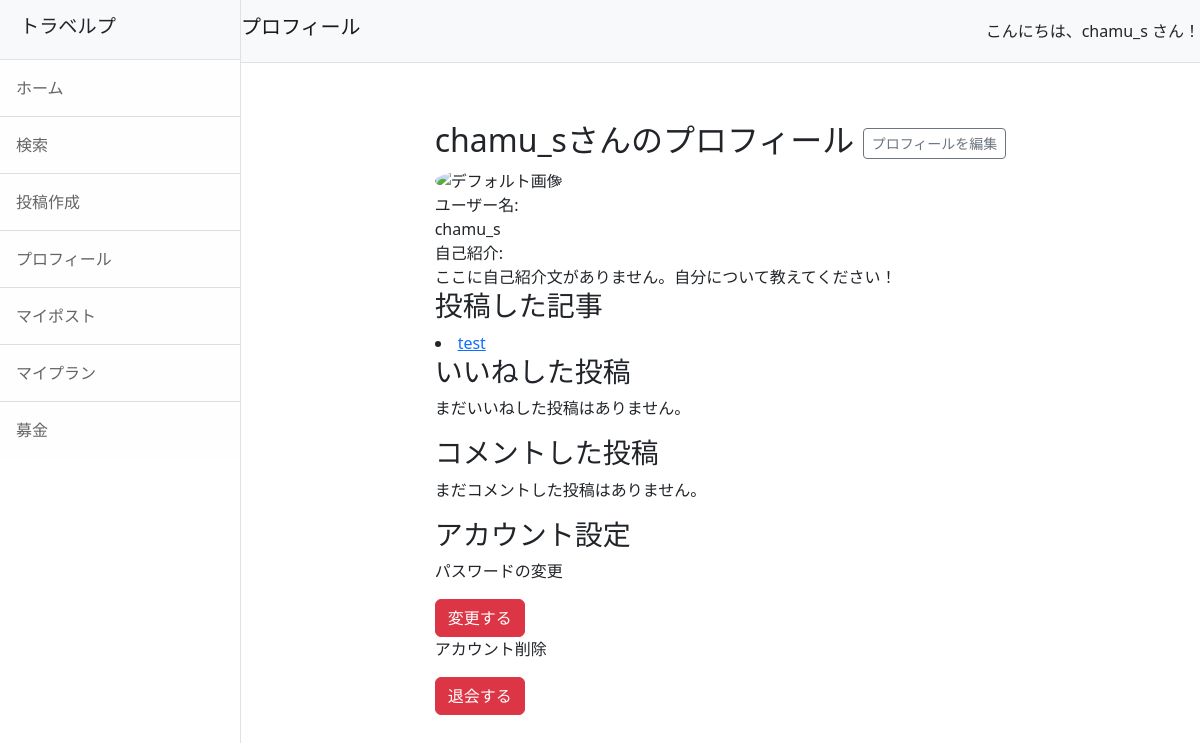
/myprofile (signed in), run on an earlier commit of the app's database.
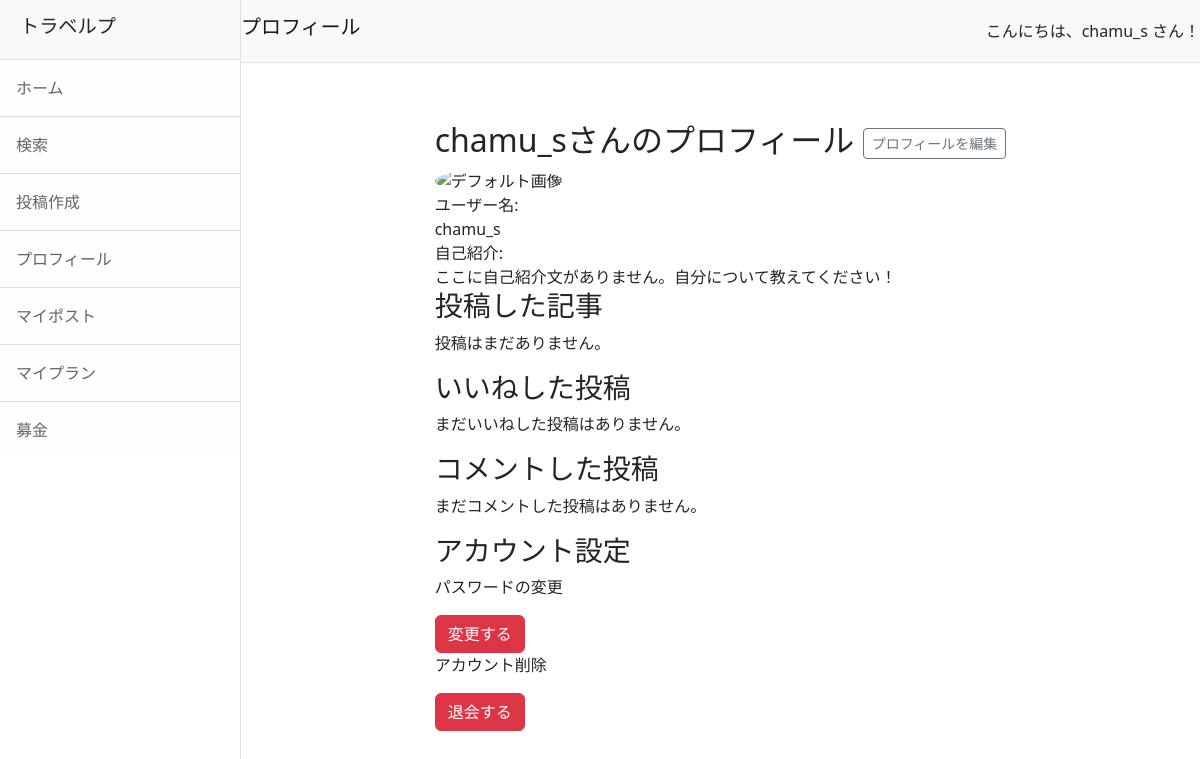
And on a later commit of the database.
### travelp/models.py (models this page shows, shortened)
class Post(models.Model):
    user = models.ForeignKey(CustomUser, on_delete=models.SET_NULL, null=True, blank=True)
    title = models.CharField(max_length=200)
    comment = models.TextField()
    created_at = models.DateTimeField(auto_now_add=True)
    caption = models.TextField(verbose_name='場所', blank=True)
    fundraising = models.BooleanField(default=False)
    latitude = models.DecimalField(max_digits=15, decimal_places=11, null=True, blank=True)  # 緯度
    longitude = models.DecimalField(max_digits=15, decimal_places=11, null=True, blank=True)  # 経度

### travelp/views.py (the view)
# urls.py: path('myprofile', views.MyProfileView.as_view(), name='myprofile'),
class MyProfileView(TemplateView):
    template_name = 'myprofile.html'
    def get_context_data(self, **kwargs):
        context = super().get_context_data(**kwargs)
        user = self.request.user  # ログインしているユーザー情報を取得
        context['user'] = user
        context['user_posts'] = Post.objects.filter(user=user)  # ユーザーが投稿した投稿
        context['liked_posts'] = Post.objects.filter(likes__user=user)  # ユーザーがイイネした投稿
        context['commented_posts'] = Post.objects.filter(comments__user=user)  # ユーザーがコメントした投稿
        return context

### travelp/templates/myprofile.html (shortened to what this page needs)
{% extends 'base.html' %}
{% block header %}プロフィール{% endblock %}
{% block content %}
<section class="container my-5">
    <div class="profile-container">
        <div class="profile-header">
            <h2>
                {% if user.nickname %}
                    {{ user.nickname }}さんのプロフィール
                {% else %}
                    {{ user.username }}さんのプロフィール
                {% endif %}
                {% if request.user == user %}
                <a href="{% url 'travelp:edit_profile' user.pk %}" class="btn btn-sm btn-outline-secondary">プロフィールを編集</a>
                {% endif %}
            </h2>
        </div>
        <div class="profile-info">
            <div class="icon">
                {% if user.profile_image %}
                    <img src="{{ user.profile_image.url }}" alt="プロフィール画像">
                {% else %}
                    <img src="business60.jpg" alt="デフォルト画像">
                {% endif %}
            </div>
            <div class="details">
                <div>
                    <div class="label">ユーザー名:</div>
                    <div class="content">
                        {% if user.nickname %}
                            {{ user.nickname }}
                        {% else %}
                            {{ user.username }}
                        {% endif %}
                    </div>
                </div>
                <div>
                    <div class="label">自己紹介:</div>
                    <div class="content">{{ user.profile_description|default:"ここに自己紹介文がありません。自分について教えてください！" }}</div>
                </div>
            </div>
        </div>
        <h3>投稿した記事</h3>
        {% for post in user_posts %}
          <div class="post">
            <li><a href="{% url 'travelp:post_detail' pk=post.pk %}">{{ post.title }}</a></li>
          </div>
        {% empty %}
          <p>投稿はまだありません。</p>
        {% endfor %}
        {% if request.user == user %}
        <div class="liked-posts">
            <h3>いいねした投稿</h3>
            {% if liked_posts %}
                <ul>
                    {% for post in liked_posts %}
                        <li><a href="{% url 'travelp:post_detail' pk=post.pk %}">{{ post.title }}</a></li>
                    {% endfor %}
                </ul>
                {% comment %} <a class="btn btn-primary mt-3" href="{% url 'travelp:liked_posts' user.id %}">いいねした投稿一覧を見る</a> {% endcomment %}
            {% else %}
                <p>まだいいねした投稿はありません。</p>
            {% endif %}
        </div>
        <div class="commented-posts">
            <h3>コメントした投稿</h3>
            {% if commented_posts %}
                <ul>
                    {% for post in commented_posts %}
                        <li><a href="{% url 'travelp:post_detail' pk=post.pk %}">{{ post.title }}</a></li>
                    {% endfor %}
                </ul>
                {% comment %} <a class="btn btn-primary mt-3" href="{% url 'travelp:commented_posts' user.id %}">コメントした投稿一覧を見る</a> {% endcomment %}
            {% else %}
                <p>まだコメントした投稿はありません。</p>
            {% endif %}
        </div>
        <div class="mb-3">
            <h3>アカウント設定</h3>
            <div class="password-change">
                <p>パスワードの変更</p>
                <a href="{% url 'accounts:password_change' %}" class="btn btn-danger">変更する</a>
            </div>
            <p>アカウント削除</p>
            <a href="{% url 'accounts:delete_account' %}" class="btn btn-danger">退会する</a>
        </div>
        {% endif %}
    </div>
</section>
{% endblock %}

What changed in the data, as far as the page shows it:
removed Post: title "test"
Also different on the page:
text now shown: "投稿はまだありません。"
